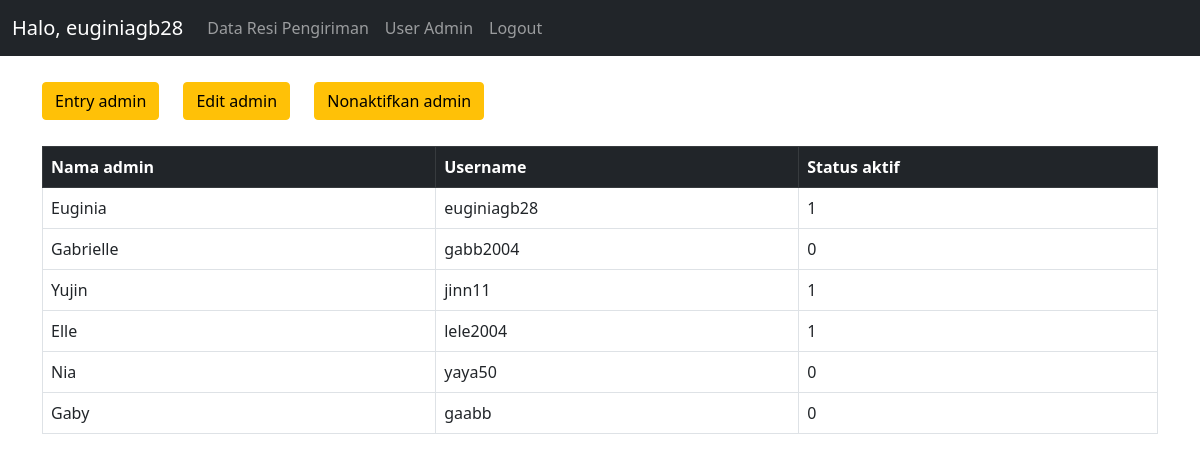
The page /userakses.php (signed in) on the database its author committed.
### tables this page shows
CREATE TABLE `user_admin` (
  `id` int(5) NOT NULL,
  `username` varchar(20) NOT NULL,
  `password` varchar(20) NOT NULL,
  `nama_admin` varchar(30) NOT NULL,
  `status_aktif` tinyint(1) NOT NULL
);

### userakses.php (the view, shortened to what this page needs)
<!DOCTYPE html>
<html lang="en">
<head>
    <link href="https://cdn.jsdelivr.net/npm/bootstrap@5.0.2/dist/css/bootstrap.min.css" rel="stylesheet">
    <script src="https://cdn.jsdelivr.net/npm/sweetalert2@10"></script></head>
<body>
<nav class="navbar navbar-expand-lg navbar-dark bg-dark text-white mb-3">
        <div class="container-fluid">
          <a class="navbar-brand">
    <?php
        if(isset($_SESSION['Username']))
        {
            echo 'Halo, '.$_SESSION['Username'];
        }
    ?></a>
          <div class="collapse navbar-collapse" id="navbarSupportedContent">
            <ul class="navbar-nav me-auto mb-2 mb-lg-0">
              <li class="nav-item">
                <a class="nav-link" href="adminpage.php">Data Resi Pengiriman</a>
              </li>
              <li class="nav-item">
                <a class="nav-link" href="userakses.php">User Admin</a>
              </li>
              <li class="nav-item">
                <a class="nav-link" href="logout.php?logout">Logout</a>
              </li>
          </div>
        </div>
      </nav>
<div class="container" style="margin-left: 20px">
    <button class="btn btn-warning" data-bs-toggle="modal" data-bs-target="#modalSignUp" id="signup" style="margin: 10px">Entry admin</button>
    <button class="btn btn-warning" data-bs-toggle="modal" data-bs-target="#modalEdit1" id="edit" style="margin: 10px">Edit admin</button>
    <button class="btn btn-warning" data-bs-toggle="modal" data-bs-target="#modalnonaktif" id="signup" style="margin: 10px">Nonaktifkan admin</button>
        <form action="" method="post">
                <table class="table table-bordered mt-3" style="margin: 10px">
                    <thead class="table-dark">
                        <tr>
                        <th scope="col">Nama admin</th>
                        <th scope="col">Username</th>
                        <th scope="col">Status aktif</th>
                        </tr>
                    </thead>
                    <tbody>
                        <?php
                            require_once("connection.php");
                            $sql = "SELECT * FROM user_admin";
                            $result = $con->query($sql);
                            if ($result->num_rows > 0) {
                            while($row = $result->fetch_assoc()) {
                                ?>
                                <tr>
                                    <td>
                                        <?php
                                        echo $row["nama_admin"]
                                        ?>
                                    </td>
                                    <td>
                                        <?php
                                        echo $row["username"]
                                        ?>
                                    </td>
                                    <td>
                                      <?php
                                        echo $row["status_aktif"]
                                        ?>
                                    </td>
                                </tr>
                                <?php
                                }
                            } else {
                            }
                        ?>
                    </tbody>
                </table>
            </form>
</div>
</body>
</html>

### rows shown on the page
user_admin: nama_admin "Euginia", username "euginiagb28", status_aktif "1"
user_admin: nama_admin "Gabrielle", username "gabb2004", status_aktif "0"
user_admin: nama_admin "Yujin", username "jinn11", status_aktif "1"
user_admin: nama_admin "Elle", username "lele2004", status_aktif "1"
user_admin: nama_admin "Nia", username "yaya50", status_aktif "0"
user_admin: nama_admin "Gaby", username "gaabb", status_aktif "0"

### other values the page prints
$_SESSION['Username'] "euginiagb28"
